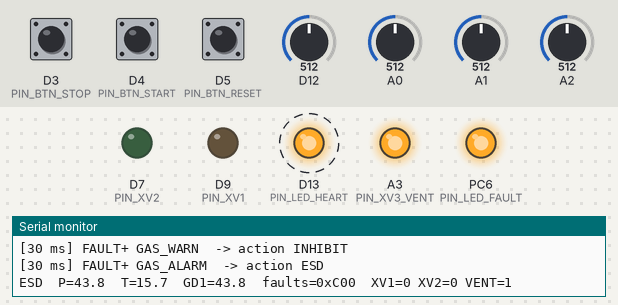
A sketch run on a simulated STM32 Nucleo. Shown: output pins drawn as LEDs (lit = HIGH), the last lines printed to the serial monitor. Dashed ring = blinking. The inputs (shaded band) are chosen by the test bench; at power-on: D12 = 512, D5 (PIN_BTN_RESET) HIGH, D4 (PIN_BTN_START) HIGH, D3 (PIN_BTN_STOP) HIGH, A0 = 512, A1 = 512, A2 = 512 (analog values on the 0–1023 scale).

Above: at 1.2 s.
1.3 s: D12 set to 391
3.5 s: D12 set to 359
5.5 s: D5 (PIN_BTN_RESET) pulled LOW for 0.15 s
At 7.8 s:
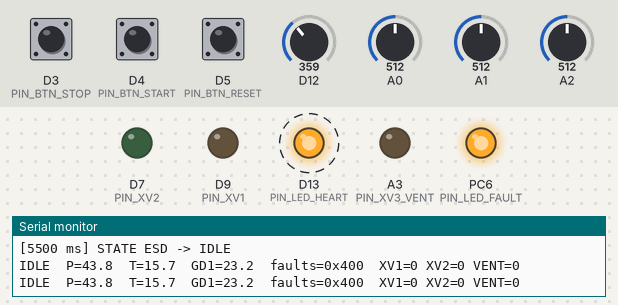
8.6 s: D12 set to 271
10.5 s: D12 set to 249
At 11.8 s:
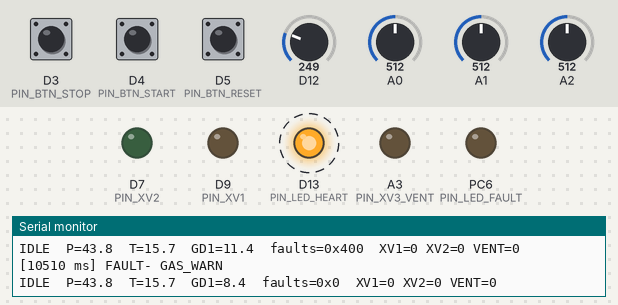
13.5 s: D4 (PIN_BTN_START) pulled LOW for 0.15 s
At 15.3 s:
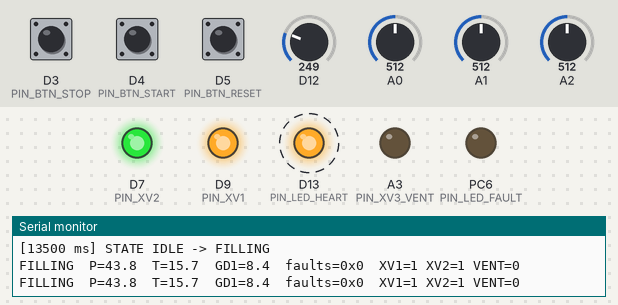
Timing chart, 0 to 17.6 s (numbered marks = the images above; inputs shaded):
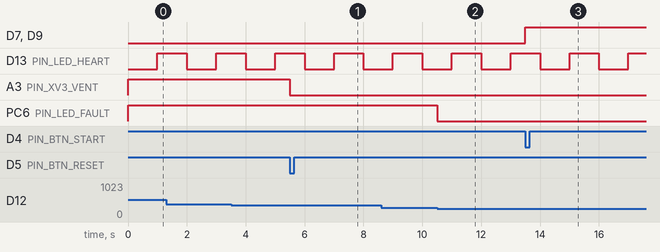

Measured:
- the behaviour switches between 261 and 260 on D12 (found by bisection; images 1 and 2)
- after the input at 5.5 s, A3 (PIN_XV3_VENT): HIGH → LOW at once
- after the input at 10.5 s, PC6 (PIN_LED_FAULT): HIGH → LOW at once
- after the input at 13.5 s, D7 (PIN_XV2), D9 (PIN_XV1): LOW → HIGH at once
- by itself, D13 (PIN_LED_HEART): alternates HIGH for 1.0 s and LOW for 1.0 s

The sketch:

sketch.ino
```cpp
// ===== H2 dispenser controller - Step 3a: fault register + cause & effect + valves =====
#include "sensor_420.h"
#include "redundancy.h"
#include "rate_check.h"
#include "faults.h"
#include "safety.h"

// ---- inputs ----
#define PIN_BTN_RESET  PB4
#define PIN_BTN_START  PB5     // NEW
#define PIN_BTN_STOP   PB3     // NEW
// ---- outputs ----
#define PIN_LED_FAULT  PC6     // red    : any fault active
#define PIN_XV1        PC7     // green  : supply valve open
#define PIN_XV2        PA8     // blue   : dispenser valve open
#define PIN_XV3_VENT   PB0     // orange : ON = venting (valve de-energised)
#define PIN_LED_HEART  PA5

Sensor sensors[] = {
  { "PT1", "MPa",  PA0,   0.0f, 100.0f },
  { "PT2", "MPa",  PA1,   0.0f, 100.0f },
  { "TT1", "C",    PA4, -50.0f, 100.0f },
  { "GD1", "%LEL", PA6,   0.0f, 100.0f },
};
const int N_SENSORS = 4;
SensorPair pressure = { "P", &sensors[0], &sensors[1], 2.0f, 500 };
RateCheck rates[] = {
  { &sensors[0], 20.0f, 100 },
  { &sensors[1], 20.0f, 100 },
  { &sensors[2],  5.0f, 100 },
};

// process limits (example values)
const float P_MAX_MPA     = 87.5f;   // 125 % of 70 MPa nominal working pressure
const float T_MAX_C       = 85.0f;
const float GAS_WARN_LEL  = 10.0f;
const float GAS_ALARM_LEL = 25.0f;

Safety   safety;
uint32_t faults = 0, lastFaults = 0;
const uint32_t SAMPLE_MS = 10, PRINT_MS = 1000;
uint32_t lastSample = 0, lastPrint = 0;
bool lastReset = false, lastStart = false, lastStop = false;

// ---------- build the fault register from all checks ----------
uint32_t collectFaults() {
  uint32_t f = 0;
  if (!usable(sensors[0])) f |= FLT_PT1_WIRING;
  if (!usable(sensors[1])) f |= FLT_PT2_WIRING;
  if (!usable(sensors[2])) f |= FLT_TT1_WIRING;
  if (!usable(sensors[3])) f |= FLT_GD1_WIRING;
  if (pressure.state == PAIR_DEGRADED) f |= FLT_P_DEGRADED;
  if (pressure.state == PAIR_DISAGREE) f |= FLT_P_DISAGREE;
  if (pressure.state == PAIR_LOST || pressure.state == PAIR_INIT) f |= FLT_P_LOST;
  if (rates[0].fault) f |= FLT_PT1_RATE;
  if (rates[1].fault) f |= FLT_PT2_RATE;
  if (rates[2].fault) f |= FLT_TT1_RATE;
  // process limits: only judge a value that is trustworthy
  if (pressure.state == PAIR_OK || pressure.state == PAIR_DEGRADED || pressure.state == PAIR_DISAGREE)
    if (pressure.value >= P_MAX_MPA) f |= FLT_OVERPRESSURE;
  if (usable(sensors[2]) && sensors[2].value >= T_MAX_C) f |= FLT_OVERTEMP;
  if (usable(sensors[3])) {
    if (sensors[3].value >= GAS_WARN_LEL)  f |= FLT_GAS_WARN;
    if (sensors[3].value >= GAS_ALARM_LEL) f |= FLT_GAS_ALARM;
  }
  return f;
}

void logTime(uint32_t now) { Serial.print("["); Serial.print(now); Serial.print(" ms] "); }

// print every bit that turned ON or OFF since last time
void logFaultChanges(uint32_t now, uint32_t oldF, uint32_t newF) {
  uint32_t changed = oldF ^ newF;               // XOR: bits that differ
  for (int b = 0; b < N_FAULT_BITS; b++) {
    if (!(changed & (1u << b))) continue;
    logTime(now);
    Serial.print((newF & (1u << b)) ? "FAULT+ " : "FAULT- ");
    Serial.print(faultName(b));
    if (newF & (1u << b)) {
      static const char* actName[] = { "none", "WARN", "INHIBIT", "STOP", "ESD" };
      Serial.print("  -> action "); Serial.print(actName[faultAction(1u << b)]);
    }
    Serial.println();
  }
}

// true only at the moment the button goes down
bool pressedEdge(uint32_t pin, bool& last) {
  bool now = digitalRead(pin) == LOW;
  bool edge = now && !last;
  last = now;
  return edge;
}

void setup() {
  Serial.begin(115200);
  analogReadResolution(12);
  pinMode(PIN_BTN_RESET, INPUT_PULLUP);
  pinMode(PIN_BTN_START, INPUT_PULLUP);
  pinMode(PIN_BTN_STOP,  INPUT_PULLUP);
  pinMode(PIN_LED_FAULT, OUTPUT);
  pinMode(PIN_XV1, OUTPUT);
  pinMode(PIN_XV2, OUTPUT);
  pinMode(PIN_XV3_VENT, OUTPUT);
  pinMode(PIN_LED_HEART, OUTPUT);
  safetyInit(safety);
  Serial.println("H2 dispenser - Step 3a: fault register + cause & effect");
}

void loop() {
  uint32_t now = millis();

  if (now - lastSample >= SAMPLE_MS) {
    lastSample += SAMPLE_MS;

    for (int i = 0; i < N_SENSORS; i++) sensorUpdate(sensors[i], (uint16_t)analogRead(sensors[i].pin));
    pairUpdate(pressure, now);
    for (int i = 0; i < 3; i++) rateUpdate(rates[i], now);

    bool start = pressedEdge(PIN_BTN_START, lastStart);
    bool stop  = pressedEdge(PIN_BTN_STOP,  lastStop);
    bool reset = pressedEdge(PIN_BTN_RESET, lastReset);
    if (reset) {                              // reset the latched plausibility checks too
      pairReset(pressure);
      for (int i = 0; i < 3; i++) rateReset(rates[i]);
      logTime(now); Serial.println("RESET pressed");
    }
    if (start) { logTime(now); Serial.println("START pressed"); }
    if (stop)  { logTime(now); Serial.println("STOP pressed"); }

    faults = collectFaults();
    if (faults != lastFaults) { logFaultChanges(now, lastFaults, faults); lastFaults = faults; }

    DispState before = safety.state;
    if (safetyUpdate(safety, faults, start, stop, reset, now)) {
      logTime(now); Serial.print("STATE "); Serial.print(dispStateName(before));
      Serial.print(" -> "); Serial.println(dispStateName(safety.state));
    }
    if (start && safety.state == DS_IDLE) {
      logTime(now); Serial.println("START refused: inhibit/stop/ESD condition active");
    }

    // outputs: hardware follows the safety logic, nothing else touches them
    digitalWrite(PIN_XV1, safety.out.xv1Supply);
    digitalWrite(PIN_XV2, safety.out.xv2Dispense);
    digitalWrite(PIN_XV3_VENT, !safety.out.xv3VentClosed);   // LED on = venting
    digitalWrite(PIN_LED_FAULT, faults != 0);
  }

  if (now - lastPrint >= PRINT_MS) {
    lastPrint += PRINT_MS;
    digitalWrite(PIN_LED_HEART, !digitalRead(PIN_LED_HEART));
    Serial.print(dispStateName(safety.state));
    Serial.print("  P="); Serial.print(pressure.value, 1);
    Serial.print("  T="); Serial.print(sensors[2].value, 1);
    Serial.print("  GD1="); Serial.print(sensors[3].value, 1);
    Serial.print("  faults=0x"); Serial.print(faults, HEX);
    Serial.print("  XV1="); Serial.print(safety.out.xv1Supply);
    Serial.print(" XV2="); Serial.print(safety.out.xv2Dispense);
    Serial.print(" VENT="); Serial.println(!safety.out.xv3VentClosed);
  }
}
```

faults.h
```cpp
// faults.h - the FAULT REGISTER: one bit per fault, many can be active at once.
// Fixes the Step 2 flaw where one state variable could hide a second fault.
#pragma once
#include <stdint.h>

enum FaultBit : uint32_t {
  FLT_PT1_WIRING   = 1u << 0,
  FLT_PT2_WIRING   = 1u << 1,
  FLT_TT1_WIRING   = 1u << 2,
  FLT_GD1_WIRING   = 1u << 3,
  FLT_P_DEGRADED   = 1u << 4,   // only one pressure sensor left
  FLT_P_DISAGREE   = 1u << 5,
  FLT_P_LOST       = 1u << 6,   // no pressure measurement at all
  FLT_PT1_RATE     = 1u << 7,
  FLT_PT2_RATE     = 1u << 8,
  FLT_TT1_RATE     = 1u << 9,
  FLT_GAS_WARN     = 1u << 10,  // GD1 >= 10 %LEL
  FLT_GAS_ALARM    = 1u << 11,  // GD1 >= 25 %LEL
  FLT_OVERPRESSURE = 1u << 12,  // P >= 87.5 MPa
  FLT_OVERTEMP     = 1u << 13,  // TT1 >= 85 C
};
const int N_FAULT_BITS = 14;

inline const char* faultName(int bit) {
  static const char* names[N_FAULT_BITS] = {
    "PT1_WIRING", "PT2_WIRING", "TT1_WIRING", "GD1_WIRING",
    "P_DEGRADED", "P_DISAGREE", "P_LOST",
    "PT1_RATE", "PT2_RATE", "TT1_RATE",
    "GAS_WARN", "GAS_ALARM", "OVERPRESSURE", "OVERTEMP" };
  return (bit >= 0 && bit < N_FAULT_BITS) ? names[bit] : "?";
}

// ---------- CAUSE & EFFECT MATRIX ----------
// What the station must DO for each fault. Higher number = more severe.
enum Action : uint8_t {
  ACT_NONE    = 0,
  ACT_WARN    = 1,   // alarm to operator, keep running
  ACT_INHIBIT = 2,   // do not START a new fill
  ACT_STOP    = 3,   // controlled stop: close valves in sequence
  ACT_ESD     = 4    // emergency shutdown: close everything now, vent the hose
};

inline Action faultAction(uint32_t bit) {
  switch (bit) {
    case FLT_GAS_WARN:     return ACT_INHIBIT;
    case FLT_P_DEGRADED:   return ACT_STOP;    // Step 2 decision: no redundancy -> stop
    case FLT_P_DISAGREE:   return ACT_STOP;
    case FLT_PT1_RATE:
    case FLT_PT2_RATE:     return ACT_STOP;
    case FLT_TT1_WIRING:
    case FLT_TT1_RATE:     return ACT_STOP;    // cannot verify gas temperature
    case FLT_PT1_WIRING:
    case FLT_PT2_WIRING:   return ACT_WARN;    // covered by P_DEGRADED / P_LOST
    case FLT_GD1_WIRING:   return ACT_ESD;     // blind gas detector = assume gas
    case FLT_P_LOST:       return ACT_ESD;
    case FLT_GAS_ALARM:    return ACT_ESD;
    case FLT_OVERPRESSURE: return ACT_ESD;
    case FLT_OVERTEMP:     return ACT_ESD;
  }
  return ACT_NONE;
}

// The most severe action required by all active faults together.
inline Action worstAction(uint32_t faults) {
  Action worst = ACT_NONE;
  for (int b = 0; b < N_FAULT_BITS; b++)
    if (faults & (1u << b)) {
      Action a = faultAction(1u << b);
      if (a > worst) worst = a;
    }
  return worst;
}
```

rate_check.h
```cpp
// rate_check.h - "can the real process really change this fast?"
// A pressure pipe cannot jump 30 MPa in 0.1 s. If the reading does, the
// SIGNAL is broken (loose contact, EMI spike, failing transmitter), not the pipe.
#pragma once
#include "sensor_420.h"

struct RateCheck {
  Sensor*  s;
  float    maxRate;        // allowed change [units per second]
  uint32_t windowMs;       // measure the change over this time
  // outputs
  float    rate;           // last measured rate [units/s]
  bool     fault;          // latched until operator reset
  uint32_t trips;
  // internal
  float    lastValue;
  uint32_t lastMs;
  bool     started;
};

// Returns true when a NEW rate fault was latched.
inline bool rateUpdate(RateCheck& r, uint32_t nowMs) {
  if (!usable(*r.s)) { r.started = false; return false; }   // wiring fault wins

  // use the RAW current: the low-pass filter would hide fast jumps
  float v = maToEng(r.s->maRaw, r.s->lo, r.s->hi);

  if (!r.started) { r.lastValue = v; r.lastMs = nowMs; r.started = true; return false; }
  uint32_t dt = nowMs - r.lastMs;
  if (dt < r.windowMs) return false;

  r.rate = (v - r.lastValue) * 1000.0f / (float)dt;
  r.lastValue = v;
  r.lastMs = nowMs;

  float mag = r.rate < 0 ? -r.rate : r.rate;
  if (mag > r.maxRate && !r.fault) { r.fault = true; r.trips++; return true; }
  return false;
}

inline bool rateReset(RateCheck& r) {
  if (!r.fault) return false;
  r.fault = false;
  r.started = false;       // start measuring fresh
  return true;
}
```

redundancy.h
```cpp
// redundancy.h - two sensors measuring the same thing: are they telling the truth?
#pragma once
#include "sensor_420.h"

enum PairState {
  PAIR_INIT,       // not yet checked
  PAIR_OK,         // both usable and they agree
  PAIR_DEGRADED,   // one sensor lost: running on the other one, no redundancy left
  PAIR_DISAGREE,   // both look healthy but report different values: one is lying
  PAIR_LOST        // both unusable: no measurement at all
};

struct SensorPair {
  const char* name;
  Sensor*  a;
  Sensor*  b;
  float    maxDiff;        // allowed difference [engineering units]
  uint32_t confirmMs;      // how long a difference must last before it counts
  // outputs
  PairState state;
  float     value;         // the value the safety logic should use
  float     diff;
  // internal
  uint32_t  diffSinceMs;
  bool      diffActive;
};

inline const char* pairName(PairState p) {
  switch (p) {
    case PAIR_INIT:     return "INIT";
    case PAIR_OK:       return "OK";
    case PAIR_DEGRADED: return "DEGRADED";
    case PAIR_DISAGREE: return "DISAGREE";
    case PAIR_LOST:     return "LOST";
  }
  return "?";
}

// Returns true when the pair state changed.
inline bool pairUpdate(SensorPair& p, uint32_t nowMs) {
  PairState old = p.state;
  bool okA = usable(*p.a), okB = usable(*p.b);

  if (okA && okB) {
    p.diff = p.a->value - p.b->value;
    if (p.diff < 0) p.diff = -p.diff;

    // Conservative choice for PRESSURE: use the HIGHER reading, so an
    // over-pressure check can never be fooled by the lower sensor.
    p.value = (p.a->value > p.b->value) ? p.a->value : p.b->value;

    if (p.diff > p.maxDiff) {
      if (!p.diffActive) { p.diffActive = true; p.diffSinceMs = nowMs; }
      if (nowMs - p.diffSinceMs >= p.confirmMs) p.state = PAIR_DISAGREE;
    } else {
      p.diffActive = false;
      if (p.state != PAIR_DISAGREE) p.state = PAIR_OK;   // DISAGREE is latched
    }
  } else if (okA || okB) {
    p.value = okA ? p.a->value : p.b->value;
    p.diff  = 0;
    p.diffActive = false;
    if (p.state != PAIR_DISAGREE) p.state = PAIR_DEGRADED;
  } else {
    p.value = 0;
    p.state = PAIR_LOST;
  }
  return p.state != old;
}

// Operator pressed RESET. DISAGREE clears only if the sensors agree NOW.
// Returns true if something was actually reset (so the caller can log it).
inline bool pairReset(SensorPair& p) {
  if (p.state == PAIR_DISAGREE && !p.diffActive) { p.state = PAIR_INIT; return true; }
  return false;
}
```

safety.h
```cpp
// safety.h - turns "what is wrong" (fault register) into "what the valves do".
// Pure logic, no Arduino calls: unit-testable on a PC.
//
// Valves are NORMALLY CLOSED and SPRING-RETURN: power ON = open.
// So if the controller dies or loses power, every valve closes by itself.
// The vent valve is NORMALLY OPEN: power ON = closed. No power = hose vented.
#pragma once
#include "faults.h"

enum DispState { DS_IDLE, DS_FILLING, DS_STOPPING, DS_STOPPED, DS_ESD };

inline const char* dispStateName(DispState s) {
  switch (s) {
    case DS_IDLE:     return "IDLE";
    case DS_FILLING:  return "FILLING";
    case DS_STOPPING: return "STOPPING";
    case DS_STOPPED:  return "STOPPED";
    case DS_ESD:      return "ESD";
  }
  return "?";
}

struct Valves {
  bool xv1Supply;     // supply isolation valve      (true = open)
  bool xv2Dispense;   // dispenser valve to nozzle   (true = open)
  bool xv3VentClosed; // vent valve energised        (true = closed, NOT venting)
};

const uint32_t STOP_SEQ_MS = 1000;   // dispenser valve closes first, supply 1 s later

struct Safety {
  DispState state;
  uint32_t  stateSinceMs;
  Valves    out;
  uint32_t  latched;        // faults that caused STOP/ESD, kept until reset
};

inline void safetyInit(Safety& s) {
  s.state = DS_IDLE; s.stateSinceMs = 0; s.latched = 0;
  s.out = { false, false, true };
}

// Returns true when the state changed.
inline bool safetyUpdate(Safety& s, uint32_t faults, bool startPressed,
                         bool stopPressed, bool resetPressed, uint32_t now) {
  DispState old = s.state;
  Action act = worstAction(faults);

  // ---- 1. ESD overrides everything, from any state ----
  if (act >= ACT_ESD && s.state != DS_ESD) {
    s.state = DS_ESD; s.latched |= faults;
  }

  switch (s.state) {
    case DS_IDLE:
      if (startPressed && act < ACT_INHIBIT) s.state = DS_FILLING;
      break;

    case DS_FILLING:
      if (act >= ACT_STOP) { s.state = DS_STOPPING; s.latched |= faults; }
      else if (stopPressed) s.state = DS_STOPPING;          // normal end by user
      break;

    case DS_STOPPING:                                       // sequenced close
      if (now - s.stateSinceMs >= STOP_SEQ_MS)
        s.state = s.latched ? DS_STOPPED : DS_IDLE;
      break;

    case DS_STOPPED:                                        // waits for RESET
    case DS_ESD:
      // reset is accepted only if nothing that requires STOP/ESD is still active
      if (resetPressed && act < ACT_STOP) { s.state = DS_IDLE; s.latched = 0; }
      break;
  }
  if (s.state != old) s.stateSinceMs = now;

  // ---- 2. outputs follow ONLY from the state ----
  switch (s.state) {
    case DS_IDLE:     s.out = { false, false, true  }; break;
    case DS_FILLING:  s.out = { true,  true,  true  }; break;
    case DS_STOPPING: s.out = { true,  false, true  }; break;  // XV2 first, XV1 still open
    case DS_STOPPED:  s.out = { false, false, true  }; break;
    case DS_ESD:      s.out = { false, false, false }; break;  // all closed + VENT
  }
  return s.state != old;
}
```

sensor_420.h
```cpp
// sensor_420.h - one 4-20 mA transmitter: counts -> mA -> value + NE43 status
// No Arduino calls in here (only plain C++), so it can be unit-tested on a PC.
#pragma once
#include <stdint.h>

const float ADC_VREF   = 3.3f;
const float ADC_MAX    = 4095.0f;
const float SHUNT_OHMS = 150.0f;
const uint8_t CONFIRM_N = 3;      // samples a new status must repeat
const float   ALPHA     = 0.3f;   // low-pass filter for the value

enum SensorStatus { SNS_INIT, SNS_OK, SNS_UNDER, SNS_OVER, SNS_FAULT_OPEN, SNS_FAULT_SHORT };

struct Sensor {
  const char* tag;
  const char* unit;
  uint32_t    pin;
  float       lo, hi;
  float        maRaw, maFilt, value;
  SensorStatus status, candidate;
  uint8_t      count;
  uint32_t     faultEvents;
  bool         started;
};

inline SensorStatus classify(float ma) {
  if (ma < 3.6f)  return SNS_FAULT_OPEN;
  if (ma > 21.0f) return SNS_FAULT_SHORT;
  if (ma < 3.8f)  return SNS_UNDER;
  if (ma > 20.5f) return SNS_OVER;
  return SNS_OK;
}

inline const char* statusName(SensorStatus s) {
  switch (s) {
    case SNS_INIT:        return "INIT";
    case SNS_OK:          return "OK";
    case SNS_UNDER:       return "UNDER";
    case SNS_OVER:        return "OVER";
    case SNS_FAULT_OPEN:  return "FAULT-OPEN";
    case SNS_FAULT_SHORT: return "FAULT-SHORT";
  }
  return "?";
}

inline float maToEng(float ma, float lo, float hi) {
  if (ma < 4.0f)  ma = 4.0f;
  if (ma > 20.0f) ma = 20.0f;
  return lo + (ma - 4.0f) * (hi - lo) / 16.0f;
}

inline bool usable(const Sensor& s) {
  return s.status == SNS_OK || s.status == SNS_UNDER || s.status == SNS_OVER;
}

// Process one ADC sample. Returns true when the confirmed status changed
// (the caller decides what to do with that, e.g. print an event).
inline bool sensorUpdate(Sensor& s, uint16_t counts) {
  float ma = counts * (ADC_VREF / ADC_MAX) / SHUNT_OHMS * 1000.0f;
  s.maRaw = ma;

  if (!s.started) { s.maFilt = ma; s.started = true; }
  s.maFilt += ALPHA * (ma - s.maFilt);
  s.value   = maToEng(s.maFilt, s.lo, s.hi);

  SensorStatus raw = classify(ma);
  if (raw == s.status) { s.count = 0; return false; }
  if (raw != s.candidate) { s.candidate = raw; s.count = 0; }
  if (++s.count < CONFIRM_N) return false;

  s.status = raw;
  s.count  = 0;
  if (!usable(s)) s.faultEvents++;
  return true;
}
```
